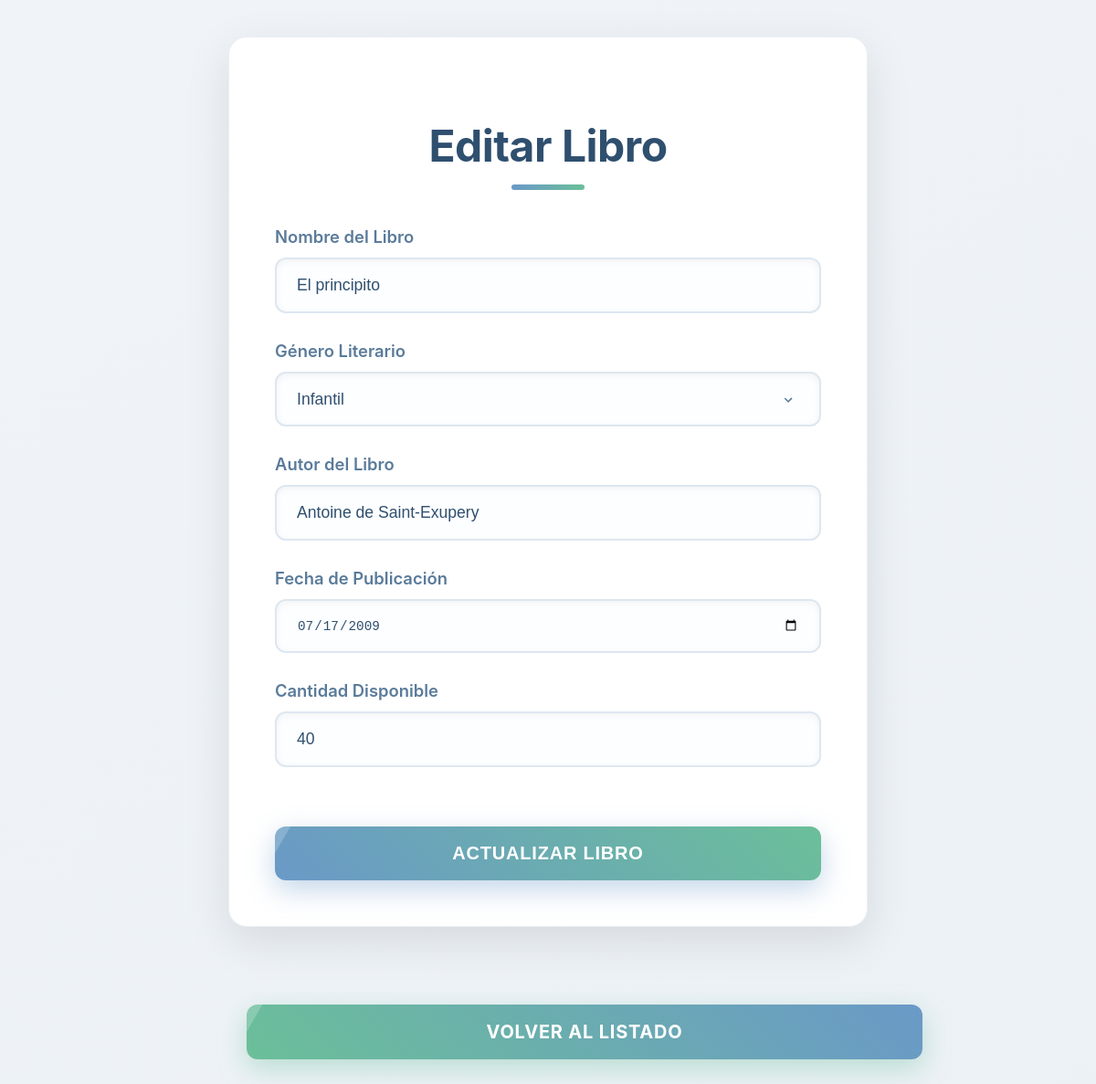
Page /editar.php?id=10 on the committed database.
### tables this page shows
CREATE TABLE libros (
            id INTEGER PRIMARY KEY AUTOINCREMENT,
            nombre TEXT NOT NULL,
            genero TEXT NOT NULL,
            autor TEXT NOT NULL,
            fecha_publicacion TEXT NOT NULL,
            cantidad_disponible INTEGER NOT NULL
        );

### db.php (called while the page is built, shortened)
<?php
function obtenerLibroPorId(PDO $pdo, int $id): ?array {
    try {
        $stmt = $pdo->prepare("SELECT * FROM libros WHERE id = ?");
        $stmt->execute([$id]);
        return $stmt->fetch(PDO::FETCH_ASSOC) ?: null;
    } catch (PDOException $e) {
        error_log("Error al obtener libro por ID: " . $e->getMessage());
        return null;
    }
}
?>

### editar.php (the view, shortened to what this page needs)
<?php
require_once 'db.php';
$libro_a_editar = null;
if (isset($_GET['id']) && is_numeric($_GET['id'])) {
    $id = (int)$_GET['id'];
    $libro_a_editar = obtenerLibroPorId($pdo, $id);
} else {
    $mensaje_error = 'ID de libro no especificado.';
}
?>
<!DOCTYPE html>
<html lang="es">
<head>
    <link rel="stylesheet" href="style.css"> </head>
<body>
    <div class="form-container">
        <h2>Editar Libro</h2>
        <?php if ($libro_a_editar): ?>
            <form action="<?php echo htmlspecialchars($_SERVER["PHP_SELF"]) . '?id=' . htmlspecialchars($libro_a_editar['id']); ?>" method="post">
                <div class="form-group">
                    <label for="nombreLibro">Nombre del Libro</label>
                    <input type="text" id="nombreLibro" name="nombreLibro" value="<?php echo htmlspecialchars($libro_a_editar['nombre']); ?>" required>
                </div>
                <div class="form-group">
                    <label for="generoLiterario">Género Literario</label>
                    <select id="generoLiterario" name="generoLiterario" required>
                        <?php
                        $generos = [
                            'Ficción', 'Ciencia Ficción', 'Fantasía', 'Terror', 'Romance',
                            'Misterio', 'Thriller', 'Historia', 'Biografía', 'Autoayuda',
                            'Poesía', 'Infantil', 'Juvenil', 'Otro'
                        ];
                        foreach ($generos as $genero_option) {
                            $selected = ($genero_option === $libro_a_editar['genero']) ? 'selected' : '';
                            echo "<option value=\"$genero_option\" $selected>$genero_option</option>";
                        }
                        ?>
                    </select>
                </div>
                <div class="form-group">
                    <label for="autorLibro">Autor del Libro</label>
                    <input type="text" id="autorLibro" name="autorLibro" value="<?php echo htmlspecialchars($libro_a_editar['autor']); ?>" required>
                </div>
                <div class="form-group">
                    <label for="fechaPublicacion">Fecha de Publicación</label>
                    <input type="date" id="fechaPublicacion" name="fechaPublicacion" value="<?php echo htmlspecialchars($libro_a_editar['fecha_publicacion']); ?>" required>
                </div>
                <div class="form-group">
                    <label for="cantidadDisponible">Cantidad Disponible</label>
                    <input type="number" id="cantidadDisponible" name="cantidadDisponible" min="0" value="<?php echo htmlspecialchars($libro_a_editar['cantidad_disponible']); ?>" required>
                </div>
                <button type="submit" class="submit-button">Actualizar Libro</button>
            </form>
        <?php endif; ?>
    </div>
    <div class="button-container">
        <a href="libros.php" class="action-button">Volver al Listado</a>
    </div>
</body>
</html>

### style.css (style rules this page uses)
body { font-family: 'Inter', 'Segoe UI', 'Roboto', sans-serif; background: linear-gradient(145deg, #F0F4F8 0%, #E8EEF4 100%); min-height: 100vh; margin: 0; color: #2F4F6F; padding: 40px 20px; box-sizing: border-box; overflow-x: hidden; display: flex; flex-direction: column; align-items: center; justify-content: flex-start; animation: backgroundShift 20s infinite alternate ease-in-out; background-size: 200% 200%; }
.form-container, .table-container { background-color: #FFFFFF; padding: 50px; border-radius: 20px; box-shadow: 0 15px 50px rgba(0, 0, 0, 0.1); width: 100%; max-width: 700px; box-sizing: border-box; margin-bottom: 40px; opacity: 0; transform: translateY(40px); animation: fadeInSlideUp 1s ease-out forwards; border: 1px solid #E8EEF4; }
.form-container { animation-delay: 0.2s; }
h2 { text-align: center; color: #2F4F6F; margin-bottom: 40px; font-size: 3em; font-weight: 700; position: relative; padding-bottom: 20px; letter-spacing: -0.5px; line-height: 1.2; }
h2::after { content: ''; position: absolute; left: 50%; bottom: 0; transform: translateX(-50%); width: 80px; height: 6px; background: linear-gradient(90deg, #6A99C7, #6BBF99); border-radius: 3px; animation: underlineExpand 1.2s ease-out forwards; }
.form-group { margin-bottom: 30px; }
label { display: block; margin-bottom: 12px; color: #5A7B9A; font-weight: 600; font-size: 1.15em; transition: color 0.3s ease; }
input[type="text"], input[type="date"], input[type="number"], select { width: 100%; padding: 18px 22px; border: 2px solid #DDE7F1; border-radius: 12px; font-size: 1.1em; color: #2F4F6F; background-color: #FDFEFF; box-shadow: inset 0 2px 8px rgba(0, 0, 0, 0.05); transition: all 0.4s ease-out; box-sizing: border-box; -webkit-appearance: none; -moz-appearance: none; appearance: none; }
select { background-repeat: no-repeat; background-position: right 1.5em center; background-size: 0.9em auto; }
.submit-button { background: linear-gradient(45deg, #6A99C7, #6BBF99); color: white; padding: 18px 40px; border: none; border-radius: 12px; cursor: pointer; font-size: 1.25em; font-weight: 700; width: 100%; margin-top: 35px; box-shadow: 0 10px 30px rgba(106, 153, 199, 0.4); transition: all 0.4s cubic-bezier(0.25, 0.8, 0.25, 1); letter-spacing: 0.8px; text-transform: uppercase; position: relative; overflow: hidden; outline: none; }
.submit-button::before { content: ''; position: absolute; top: 0; left: -100%; width: 100%; height: 100%; background: rgba(255, 255, 255, 0.2); transform: skewX(-30deg); transition: all 0.6s cubic-bezier(0.25, 0.8, 0.25, 1); }
.button-container { margin-top: 45px; text-align: center; width: 100%; max-width: 700px; box-sizing: border-box; padding: 0 20px; }
.action-button { display: inline-block; background: linear-gradient(45deg, #6BBF99, #6A99C7); color: white; padding: 18px 40px; border: none; border-radius: 12px; cursor: pointer; font-size: 1.25em; font-weight: 700; text-decoration: none; width: 100%; box-shadow: 0 10px 30px rgba(107, 191, 153, 0.4); transition: all 0.4s cubic-bezier(0.25, 0.8, 0.25, 1); letter-spacing: 0.8px; text-transform: uppercase; position: relative; overflow: hidden; outline: none; }
.action-button::before { content: ''; position: absolute; top: 0; left: -100%; width: 100%; height: 100%; background: rgba(255, 255, 255, 0.2); transform: skewX(-30deg); transition: all 0.6s cubic-bezier(0.25, 0.8, 0.25, 1); }

### rows in the picture
libros: nombreLibro "El principito", autorLibro "Antoine de Saint-Exupery", fechaPublicacion "07/17/2009", cantidadDisponible "40"

### other values in the picture
form field generoLiterario "Infantil"
